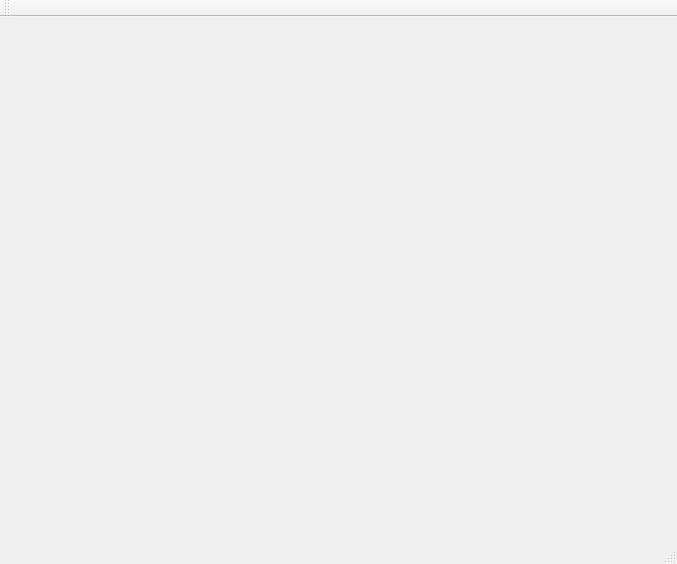
<?xml version="1.0" encoding="UTF-8"?>
<ui version="4.0">
 <class>MainWindow</class>
 <widget class="QMainWindow" name="MainWindow">
  <property name="geometry">
   <rect>
    <x>0</x>
    <y>0</y>
    <width>677</width>
    <height>564</height>
   </rect>
  </property>
  <property name="windowTitle">
   <string>MainWindow</string>
  </property>
  <widget class="QWidget" name="centralWidget">
   <widget class="QWidget" name="gridLayoutWidget">
    <property name="geometry">
     <rect>
      <x>40</x>
      <y>10</y>
      <width>601</width>
      <height>471</height>
     </rect>
    </property>
    <layout class="QGridLayout" name="gridLayout"/>
   </widget>
  </widget>
  <widget class="QMenuBar" name="menuBar">
   <property name="geometry">
    <rect>
     <x>0</x>
     <y>0</y>
     <width>677</width>
     <height>20</height>
    </rect>
   </property>
  </widget>
  <widget class="QToolBar" name="mainToolBar">
   <attribute name="toolBarArea">
    <enum>TopToolBarArea</enum>
   </attribute>
   <attribute name="toolBarBreak">
    <bool>false</bool>
   </attribute>
  </widget>
  <widget class="QStatusBar" name="statusBar"/>
 </widget>
 <layoutdefault spacing="6" margin="11"/>
 <resources/>
 <connections/>
</ui>
